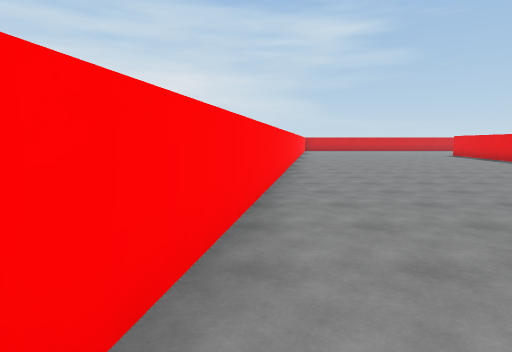
view 1 (above)

24 first-person views from a walk through a scene from a Unity 3-D project. The camera is 1.5 m above the floor, tilts 6° down and sees 75° across. The floor is counted in squares, 2 m on a side. Each view is taken from the middle of a square. On the plan, view 1 faces up. The plan holds only what a view shows up to about 11 squares ahead; the rest is blank. The place goes on beyond the plan.

view 2
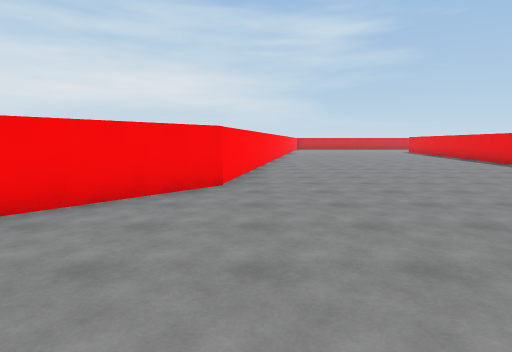

view 3
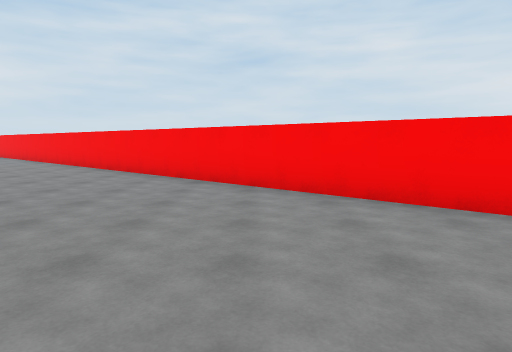

view 4
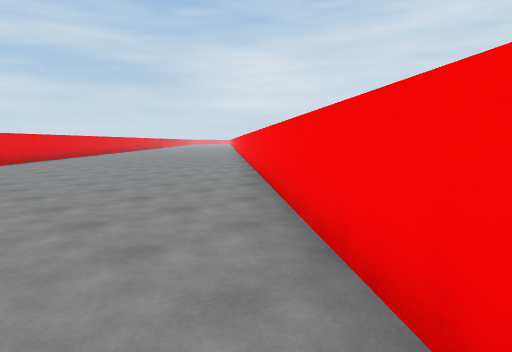

view 5
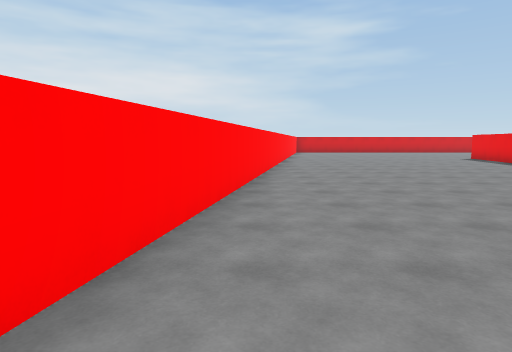

view 6
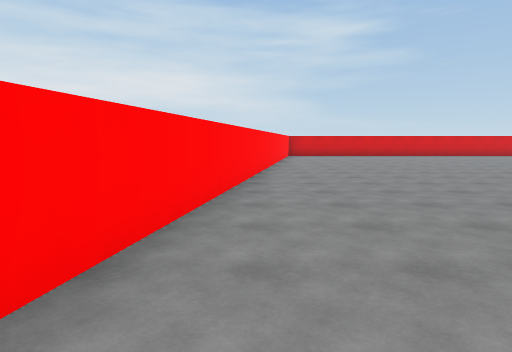

view 7
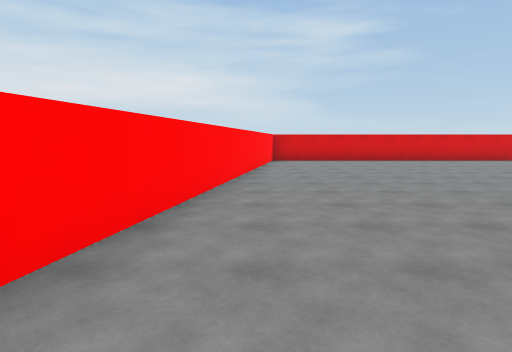

view 8
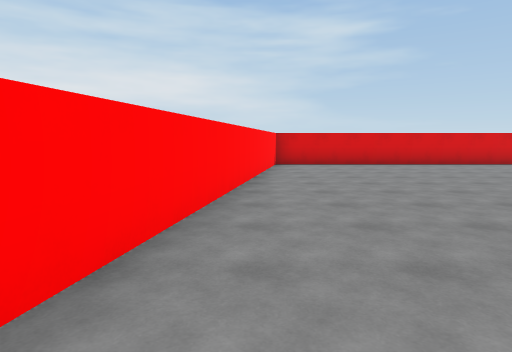

view 9
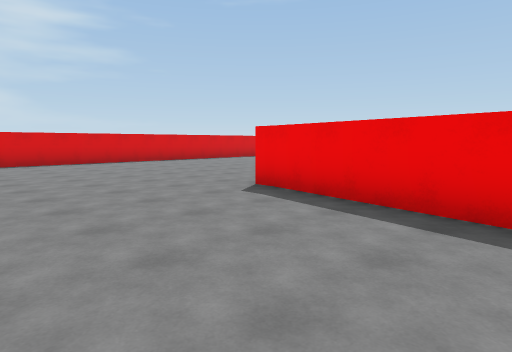

view 10
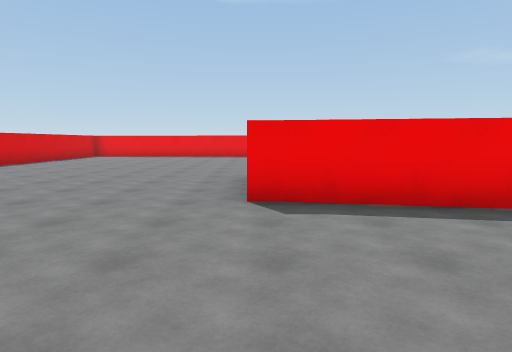

view 11
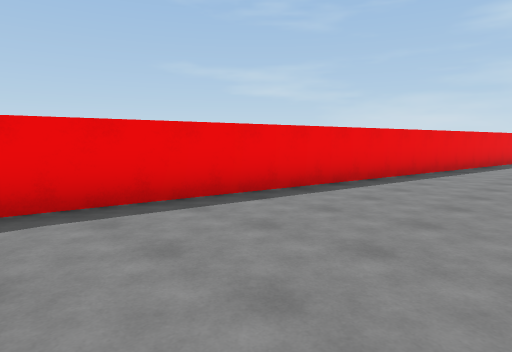

view 12
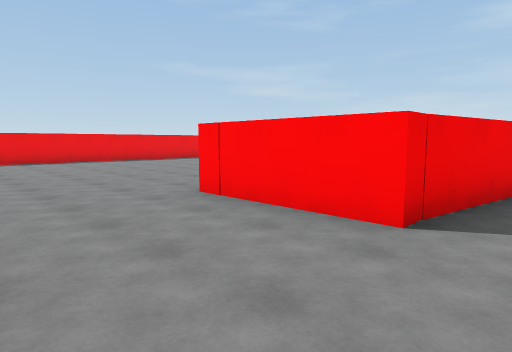

view 13
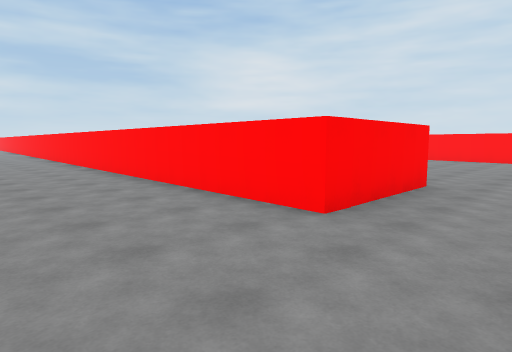

view 14
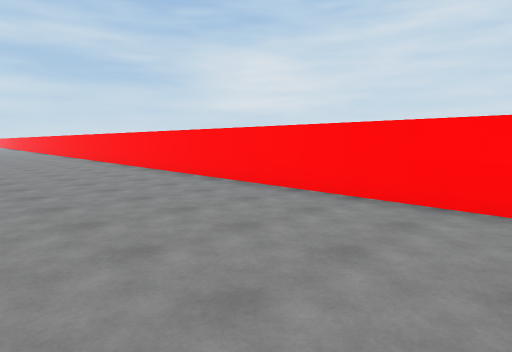

view 15
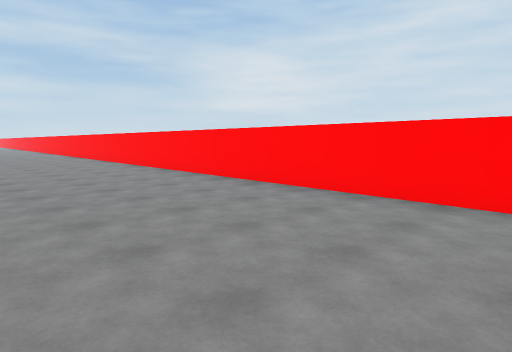

view 16
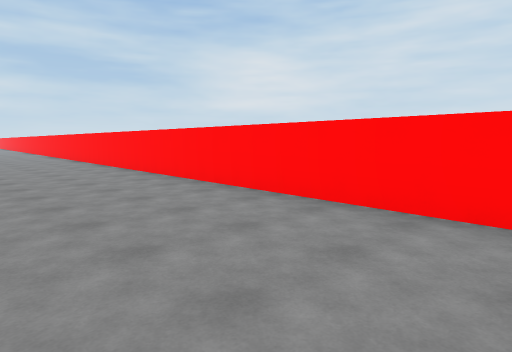

view 17
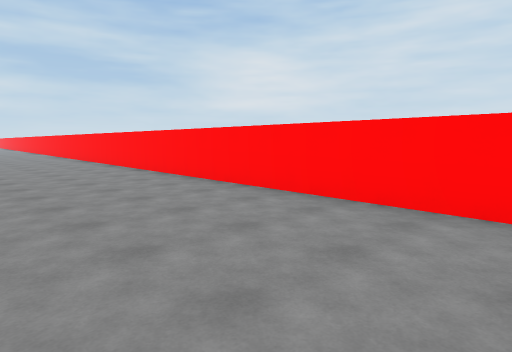

view 18
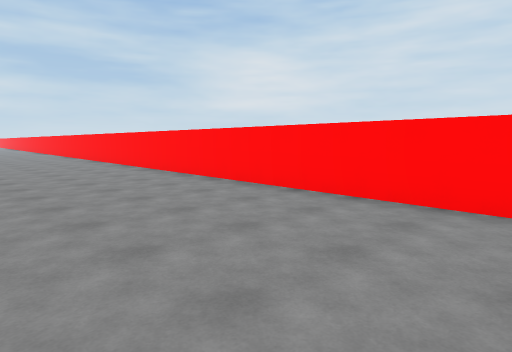

view 19
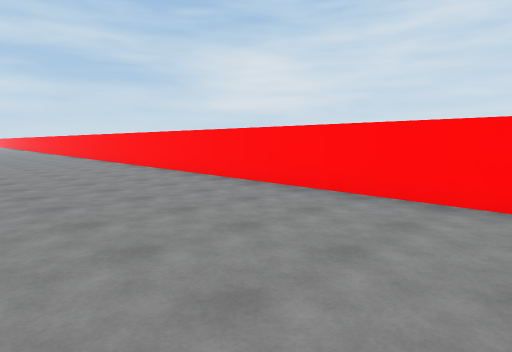

view 20
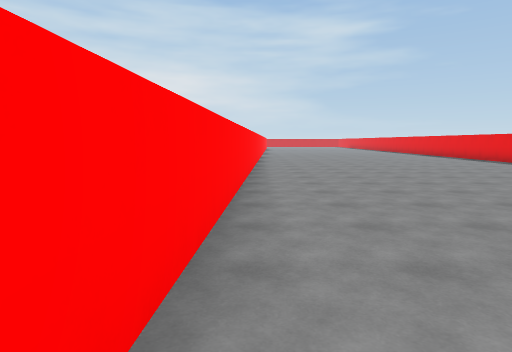

view 21
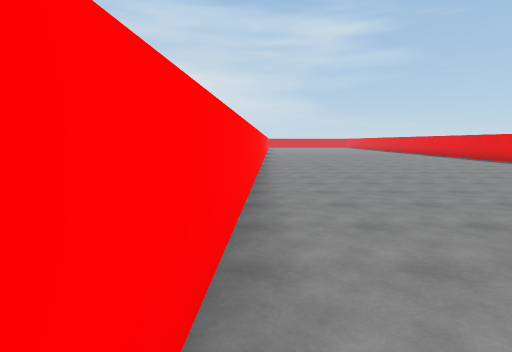

view 22
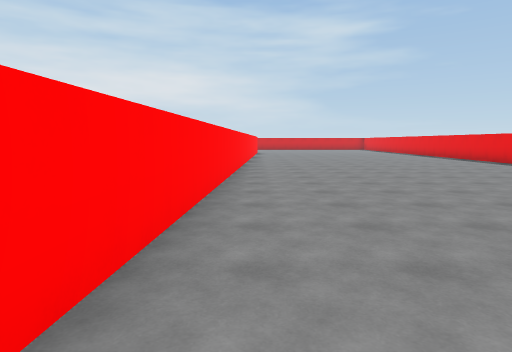

view 23
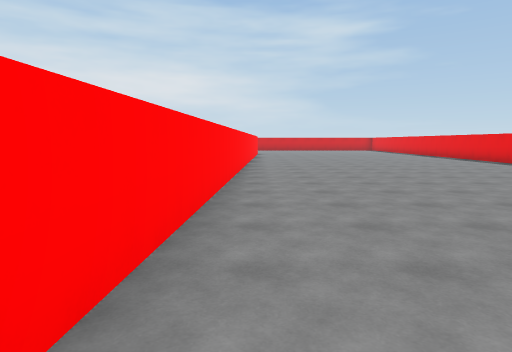

view 24
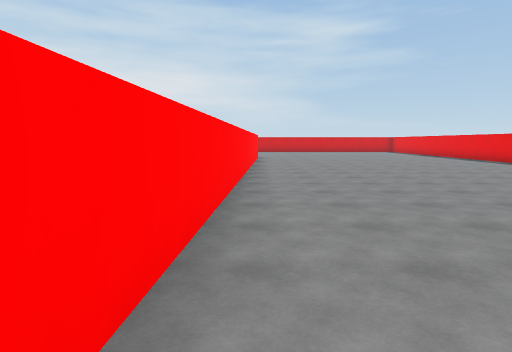

### Floor plan
Points are (right, up) in squares from view 1. A wall is a line through its corners. A room is listed if a view was taken in it or the views show most of it. See-through windows are left out.
Room 1 (views 1, 2, 3, 4, 5, 6, 7, 8, 9, 10, 11, 12, 13, 14, 15, 16, 17, 18, 19, 20, 21, 22, 23, 24)
walls: (7.8, 3.6) (10.1, 16.8); (10.1, 16.6) (10.1, 17.1) (13.1, 17.1) (11.5, -17.6); (21.9, 17.2) (22, 18.3); (11.4, 24.8) (3.6, 24.8) (-0.6, 0.6) (-6.6, -6.5); (17.1, 24.8) (16.1, 24.8); (-3.2, -14.5) (-2.7, -13.9)

Positions as (right, up) in squares from view 1, and headings:
1: (0, 0), facing up
2: (0, -5), facing up
3: (1, -4), facing left
4: (-1, -1), facing down-left
5: (1, 3), facing up
6: (2, 8), facing up
7: (3, 12), facing up
8: (3, 14), facing up
9: (6, 13), facing up-right
10: (6, 17), facing right
11: (6, 17), facing down-right
12: (9, 20), facing down-right
13: (16, 19), facing down-left
14: (17, 15), facing down-left
15: (17, 10), facing down-left
16: (16, 5), facing down-left
17: (16, 0), facing down-left
18: (16, -6), facing down-left
19: (16, -11), facing down-left
20: (12, -17), facing up
21: (12, -13), facing up
22: (13, -4), facing up
23: (13, -2), facing up
24: (13, 2), facing up
